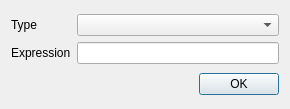
<?xml version="1.0" encoding="UTF-8"?>
<ui version="4.0">
 <class>WatcherAdd</class>
 <widget class="QDialog" name="WatcherAdd">
  <property name="geometry">
   <rect>
    <x>0</x>
    <y>0</y>
    <width>290</width>
    <height>109</height>
   </rect>
  </property>
  <property name="windowTitle">
   <string>WUTcha editor</string>
  </property>
  <layout class="QGridLayout" name="gridLayout_2">
   <item row="0" column="0">
    <layout class="QGridLayout" name="gridLayout" columnstretch="0,10">
     <item row="0" column="1">
      <widget class="QComboBox" name="cbType"/>
     </item>
     <item row="1" column="0">
      <widget class="QLabel" name="label_2">
       <property name="text">
        <string>Expression</string>
       </property>
      </widget>
     </item>
     <item row="0" column="0">
      <widget class="QLabel" name="label">
       <property name="text">
        <string>Type</string>
       </property>
      </widget>
     </item>
     <item row="1" column="1">
      <widget class="QLineEdit" name="leExpression"/>
     </item>
    </layout>
   </item>
   <item row="1" column="0">
    <layout class="QHBoxLayout" name="horizontalLayout">
     <item>
      <spacer name="horizontalSpacer_2">
       <property name="orientation">
        <enum>Qt::Horizontal</enum>
       </property>
       <property name="sizeHint" stdset="0">
        <size>
         <width>40</width>
         <height>20</height>
        </size>
       </property>
      </spacer>
     </item>
     <item>
      <widget class="QPushButton" name="pbOK">
       <property name="text">
        <string>OK</string>
       </property>
       <property name="icon">
        <iconset resource="../xpeccy.qrc">
         <normaloff>:/images/checkbox.png</normaloff>:/images/checkbox.png</iconset>
       </property>
      </widget>
     </item>
    </layout>
   </item>
  </layout>
 </widget>
 <resources>
  <include location="../xpeccy.qrc"/>
 </resources>
 <connections/>
</ui>
